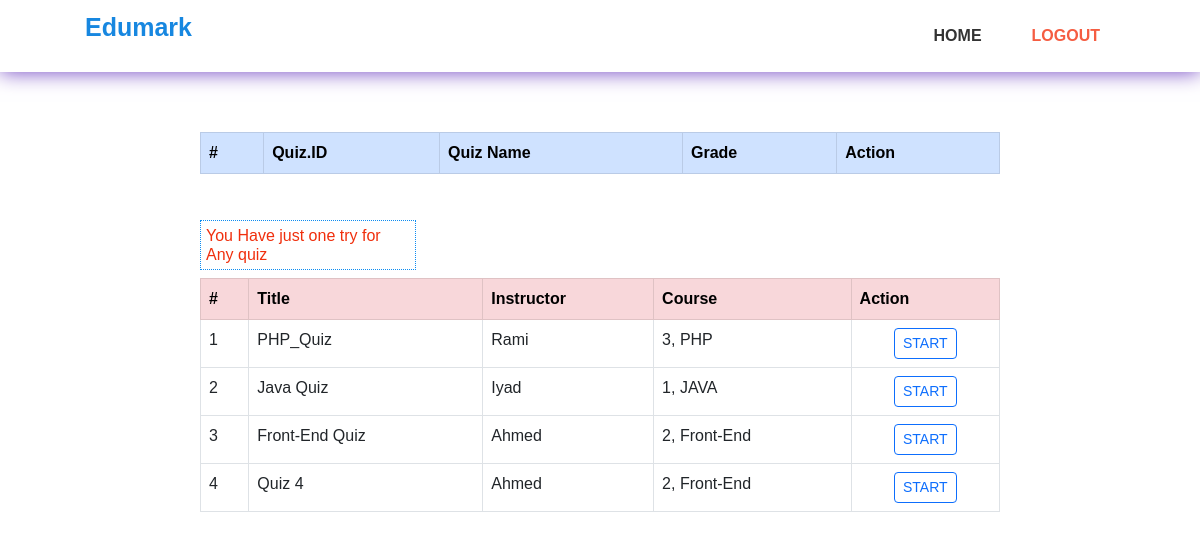
The app's page /php-quiz-project/public/student.php (signed in) with its own data.
### tables this page shows
CREATE TABLE `quizzes` (
  `id` int(30) NOT NULL,
  `title` varchar(200) NOT NULL,
  `teacher_id` int(11) NOT NULL
);

CREATE TABLE `instructors` (
  `teacher_id` int(30) NOT NULL,
  `name` varchar(30) NOT NULL,
  `course_id` int(11) NOT NULL,
  `username` varchar(30) NOT NULL,
  `password` varchar(30) NOT NULL
);

CREATE TABLE `course` (
  `course_id` int(11) NOT NULL,
  `name` varchar(55) NOT NULL
);

### php-quiz-project/public/student.php (the view, shortened to what this page needs)
<?php
require_once "../private/db.php";
?>
<!doctype html>
<html lang="en">
<head>
    <link href="https://cdn.jsdelivr.net/npm/bootstrap@5.2.0-beta1/dist/css/bootstrap.min.css" rel="stylesheet">
    <link rel="stylesheet" type="text/css" href="../css/style.css">
</head>
<body>
<header>
    <div class="container">
        <nav>
            <p>
                <a class="logo" href="../index.php">Edumark</a>
            </p>
            <ul>
                <li><a href="../index.php">HOME</a></li>
                <li><a style="color: #f55d42" href="login/logout.php">LOGOUT</a></li>
            </ul>
        </nav>
    </div>
</header>
<div class="" style="padding:60px  200px 0 200px;">
    <table class="table table-bordered table-hover">
        <thead>
        <tr class="table-primary">
            <th scope="col">#</th>
            <th scope="col">Quiz.ID</th>
            <th scope="col">Quiz Name</th>
            <th scope="col">Grade</th>
            <th scope="col">Action</th>
        </tr>
        </thead>
    </table>
</div>
<div class="col-md-12" style="padding:30px 200px;">
    <table class="table table-bordered table-hover">
        <thead>
                    <?php echo '<h6 style=" width: 27%; padding:5px ;border: 1px dotted #0d8cf1; color: #f02f0d" >You Have just one try for Any quiz</h6>'; ?>
        <tr class="table-danger">
            <th>#</th>
            <th>Title</th>
            <th>Instructor</th>
            <th>Course</th>
            <th>Action</th>
        </tr>
        </thead>
        <tbody>
        <?php
        $qry = $conne->query("SELECT *  from quizzes  ");
        $i = 1;
        if ($qry->num_rows > 0):
            while ($row = $qry->fetch_assoc()):
                $items = $conne->query("SELECT  * from instructors where teacher_id = '" . $row['teacher_id'] . "' ")->fetch_array();
                $course = $conne->query("SELECT name from course where course_id = '" . $items['course_id'] . "' ")->fetch_array();
                ?>
                <tr>
                    <td><?php echo $i++ ?></td>
                    <td><?php echo $row['title'] ?></td>
                    <td><?php echo $items['name'] ?></td>
                    <td><?php echo $items['course_id'] . ", " . $course['name'] ?></td>
                    <td class="text-center">
                        <a class="btn btn-sm btn-outline-primary edit_quiz"
                           href="../quizzes/main.php?n=<?php echo $row['id'] ?>& teacher=<?php echo $items['name'] ?>& course=<?php echo $items['course_id'] ?>">START </a>
                    </td>
                </tr>
            <?php endwhile; ?>
        <?php endif; ?>
        </tbody>
    </table>
</div>

### php-quiz-project/css/style.css (style rules this page uses)
* { -webkit-box-sizing: border-box; -moz-box-sizing: border-box; box-sizing: border-box; margin: 0; padding: 0; }
:root { --main-color: #2196f3; --main-color-alt: #1787e0; --main-transition: 0.3s; --main-padding: 70px; --section-background: #ececec; }
html { scroll-behavior: smooth; }
body { background-color: white; font-size: 16px; font-family: "Cairo", sans-serif; }
.container { padding-left: 15px; padding-right: 15px; margin-left: auto; margin-right: auto; }
a { text-decoration: none; }
ul { list-style: none; margin: 0; padding: 0; }
header { width: 100%; position: relative; -webkit-box-shadow: 0 0 20px #6f42c1; -moz-box-shadow: 0 0 20px #6f42c1; box-shadow: 0 0 20px #6f42c1; padding: 0 70px; background-color: white; }
header nav { display: flex; align-items: center; justify-content: space-between; height: 72px; }
header .logo { height: 72px; color: #1787e0; }
header nav ul li > a { font-weight: bold; position: relative; display: flex; justify-content: center; align-items: center; height: 55px; padding: 0 15px; overflow: hidden; transition: var(--main-transition); }
header nav li > a::before { content: ""; position: absolute; width: 100%; height: 4px; background-color: #1787e0; bottom: 0; left: -100%; transition: var(--main-transition); }
header nav p > a { color: #222; font-size: 25px; font-weight: bold; }
header nav ul { display: flex; align-items: center; justify-content: center; gap: 20px; }
header nav ul li > a { color: #333; }

### records on screen
quizzes: title "PHP_Quiz", teacher.name "Rami", teacher.course_id "3", course.name "PHP"
quizzes: title "Java Quiz", teacher.name "Iyad", teacher.course_id "1", course.name "JAVA"
quizzes: title "Front-End Quiz", teacher.name "Ahmed", teacher.course_id "2", course.name "Front-End"
quizzes: title "Quiz 4", teacher.name "Ahmed", teacher.course_id "2", course.name "Front-End"
